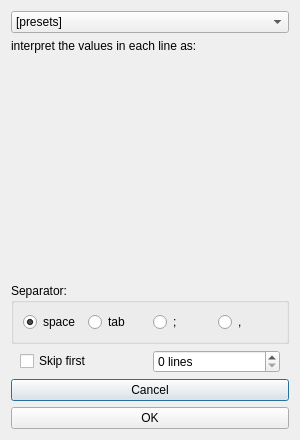
<?xml version="1.0" encoding="UTF-8"?>
<ui version="4.0">
 <class>Dialog</class>
 <widget class="QDialog" name="Dialog">
  <property name="enabled">
   <bool>true</bool>
  </property>
  <property name="geometry">
   <rect>
    <x>0</x>
    <y>0</y>
    <width>300</width>
    <height>440</height>
   </rect>
  </property>
  <property name="windowTitle">
   <string>Dialog</string>
  </property>
  <layout class="QVBoxLayout" name="verticalLayout">
   <item>
    <widget class="QComboBox" name="presetsCombo">
     <item>
      <property name="text">
       <string>[presets]</string>
      </property>
     </item>
     <item>
      <property name="text">
       <string>1 2 3</string>
      </property>
     </item>
     <item>
      <property name="text">
       <string>1 2 3 8 9 10</string>
      </property>
     </item>
     <item>
      <property name="text">
       <string>1 2 3 4 5 6</string>
      </property>
     </item>
     <item>
      <property name="text">
       <string>1 2 3 12</string>
      </property>
     </item>
    </widget>
   </item>
   <item>
    <widget class="QLabel" name="label">
     <property name="text">
      <string>interpret the values in each line as:</string>
     </property>
     <property name="margin">
      <number>0</number>
     </property>
     <property name="indent">
      <number>0</number>
     </property>
    </widget>
   </item>
   <item>
    <widget class="QScrollArea" name="scrollArea">
     <property name="frameShape">
      <enum>QFrame::NoFrame</enum>
     </property>
     <property name="widgetResizable">
      <bool>true</bool>
     </property>
     <widget class="QWidget" name="scrollAreaWidgetContents">
      <property name="geometry">
       <rect>
        <x>0</x>
        <y>0</y>
        <width>282</width>
        <height>235</height>
       </rect>
      </property>
      <layout class="QVBoxLayout" name="verticalLayout_2">
       <property name="leftMargin">
        <number>0</number>
       </property>
       <property name="topMargin">
        <number>0</number>
       </property>
       <property name="rightMargin">
        <number>0</number>
       </property>
      </layout>
     </widget>
    </widget>
   </item>
   <item>
    <widget class="QGroupBox" name="groupBox">
     <property name="title">
      <string>Separator:</string>
     </property>
     <layout class="QHBoxLayout" name="horizontalLayout">
      <item>
       <widget class="QRadioButton" name="radioSpace">
        <property name="text">
         <string>space</string>
        </property>
        <property name="checked">
         <bool>true</bool>
        </property>
       </widget>
      </item>
      <item>
       <widget class="QRadioButton" name="radioTab">
        <property name="text">
         <string>tab</string>
        </property>
       </widget>
      </item>
      <item>
       <widget class="QRadioButton" name="radioSemi">
        <property name="text">
         <string>;</string>
        </property>
       </widget>
      </item>
      <item>
       <widget class="QRadioButton" name="radioComma">
        <property name="text">
         <string>,</string>
        </property>
       </widget>
      </item>
     </layout>
    </widget>
   </item>
   <item>
    <layout class="QHBoxLayout" name="horizontalLayout_2">
     <property name="spacing">
      <number>6</number>
     </property>
     <property name="leftMargin">
      <number>9</number>
     </property>
     <property name="topMargin">
      <number>0</number>
     </property>
     <property name="rightMargin">
      <number>9</number>
     </property>
     <property name="bottomMargin">
      <number>0</number>
     </property>
     <item>
      <widget class="QCheckBox" name="checkBox">
       <property name="text">
        <string>Skip first</string>
       </property>
      </widget>
     </item>
     <item>
      <widget class="QSpinBox" name="spinBox">
       <property name="enabled">
        <bool>true</bool>
       </property>
       <property name="accelerated">
        <bool>false</bool>
       </property>
       <property name="correctionMode">
        <enum>QAbstractSpinBox::CorrectToPreviousValue</enum>
       </property>
       <property name="suffix">
        <string> lines</string>
       </property>
       <property name="maximum">
        <number>10</number>
       </property>
      </widget>
     </item>
    </layout>
   </item>
   <item>
    <widget class="QPushButton" name="cancelButton">
     <property name="text">
      <string>Cancel</string>
     </property>
    </widget>
   </item>
   <item>
    <widget class="QPushButton" name="okButton">
     <property name="text">
      <string>OK</string>
     </property>
    </widget>
   </item>
  </layout>
 </widget>
 <resources/>
 <connections>
  <connection>
   <sender>okButton</sender>
   <signal>clicked()</signal>
   <receiver>Dialog</receiver>
   <slot>accept()</slot>
   <hints>
    <hint type="sourcelabel">
     <x>278</x>
     <y>253</y>
    </hint>
    <hint type="destinationlabel">
     <x>96</x>
     <y>254</y>
    </hint>
   </hints>
  </connection>
  <connection>
   <sender>cancelButton</sender>
   <signal>clicked()</signal>
   <receiver>Dialog</receiver>
   <slot>reject()</slot>
   <hints>
    <hint type="sourcelabel">
     <x>369</x>
     <y>253</y>
    </hint>
    <hint type="destinationlabel">
     <x>179</x>
     <y>282</y>
    </hint>
   </hints>
  </connection>
  <connection>
   <sender>radioSpace</sender>
   <signal>toggled(bool)</signal>
   <receiver>Dialog</receiver>
   <slot>onSepRadio(bool)</slot>
   <hints>
    <hint type="sourcelabel">
     <x>44</x>
     <y>326</y>
    </hint>
    <hint type="destinationlabel">
     <x>125</x>
     <y>219</y>
    </hint>
   </hints>
  </connection>
  <connection>
   <sender>radioSemi</sender>
   <signal>toggled(bool)</signal>
   <receiver>Dialog</receiver>
   <slot>onSepRadio(bool)</slot>
   <hints>
    <hint type="sourcelabel">
     <x>153</x>
     <y>326</y>
    </hint>
    <hint type="destinationlabel">
     <x>125</x>
     <y>219</y>
    </hint>
   </hints>
  </connection>
  <connection>
   <sender>radioComma</sender>
   <signal>toggled(bool)</signal>
   <receiver>Dialog</receiver>
   <slot>onSepRadio(bool)</slot>
   <hints>
    <hint type="sourcelabel">
     <x>207</x>
     <y>326</y>
    </hint>
    <hint type="destinationlabel">
     <x>125</x>
     <y>219</y>
    </hint>
   </hints>
  </connection>
  <connection>
   <sender>radioTab</sender>
   <signal>toggled(bool)</signal>
   <receiver>Dialog</receiver>
   <slot>onSepRadio(bool)</slot>
   <hints>
    <hint type="sourcelabel">
     <x>99</x>
     <y>326</y>
    </hint>
    <hint type="destinationlabel">
     <x>125</x>
     <y>219</y>
    </hint>
   </hints>
  </connection>
  <connection>
   <sender>spinBox</sender>
   <signal>valueChanged(int)</signal>
   <receiver>Dialog</receiver>
   <slot>onLineNb(int)</slot>
   <hints>
    <hint type="sourcelabel">
     <x>180</x>
     <y>361</y>
    </hint>
    <hint type="destinationlabel">
     <x>125</x>
     <y>219</y>
    </hint>
   </hints>
  </connection>
  <connection>
   <sender>presetsCombo</sender>
   <signal>currentIndexChanged(QString)</signal>
   <receiver>Dialog</receiver>
   <slot>onPreset(QString)</slot>
   <hints>
    <hint type="sourcelabel">
     <x>125</x>
     <y>18</y>
    </hint>
    <hint type="destinationlabel">
     <x>125</x>
     <y>219</y>
    </hint>
   </hints>
  </connection>
 </connections>
 <slots>
  <slot>onSepRadio(bool)</slot>
  <slot>onLineNb(int)</slot>
  <slot>onPreset(QString)</slot>
 </slots>
</ui>
